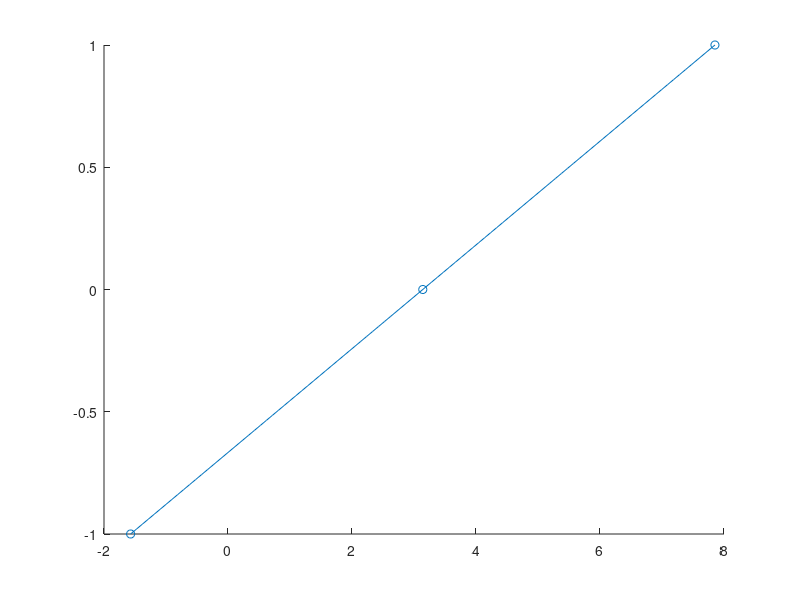

This chart was generated by the following MATLAB code:
x=[-pi/2,pi,5*pi/2];
y=[-1,0,1];
scatter(x,y,'r*');
A=repmat(x,[3,1]);
A=A';
p=0:2;
v=A.^p;
y=y';
b=v\y;
x=linspace(x(1),x(3));
hold on;plot(x,b(1)+b(2)*x+b(3)*(x.^2));